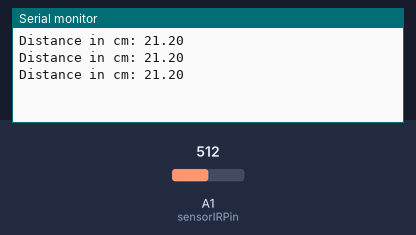
This sketch was run on a simulated Arduino Uno, built with avr-gcc and run on an emulated ATmega328P. On the bench: the last lines printed to the serial monitor. Inputs (shaded band) come from the test bench; at power-on: A1 (sensorIRPin) = 512.

Above: at 1.3 s.
1.4 s: A1 (sensorIRPin) set to 0
At 1.9 s:
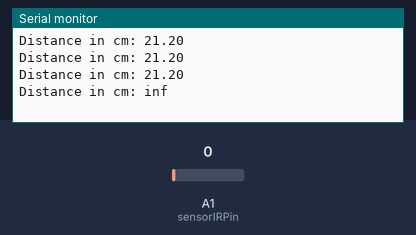
3.5 s: A1 (sensorIRPin) set to 122
At 3.9 s:
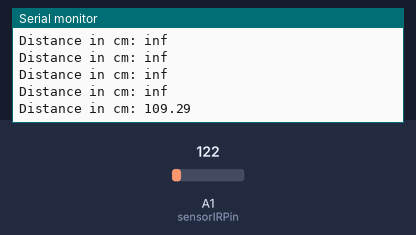

Measured:
- after the input at 1.4 s, the serial monitor: prints a new line after 0.10 s (image 1)
- after the input at 3.5 s, the serial monitor: prints a new line at once (image 2)

The sketch:

IR_Distance.ino
```cpp
int sensorIRPin=A1;
void setup(){
  Serial.begin(9600);
}
void loop(){
  float IRvalue=analogRead(sensorIRPin);
  IRvalue=10650.08*pow(IRvalue,-0.935)-10;
  Serial.print("Distance in cm: ");
  Serial.println(IRvalue);
  delay(500);
}
```
